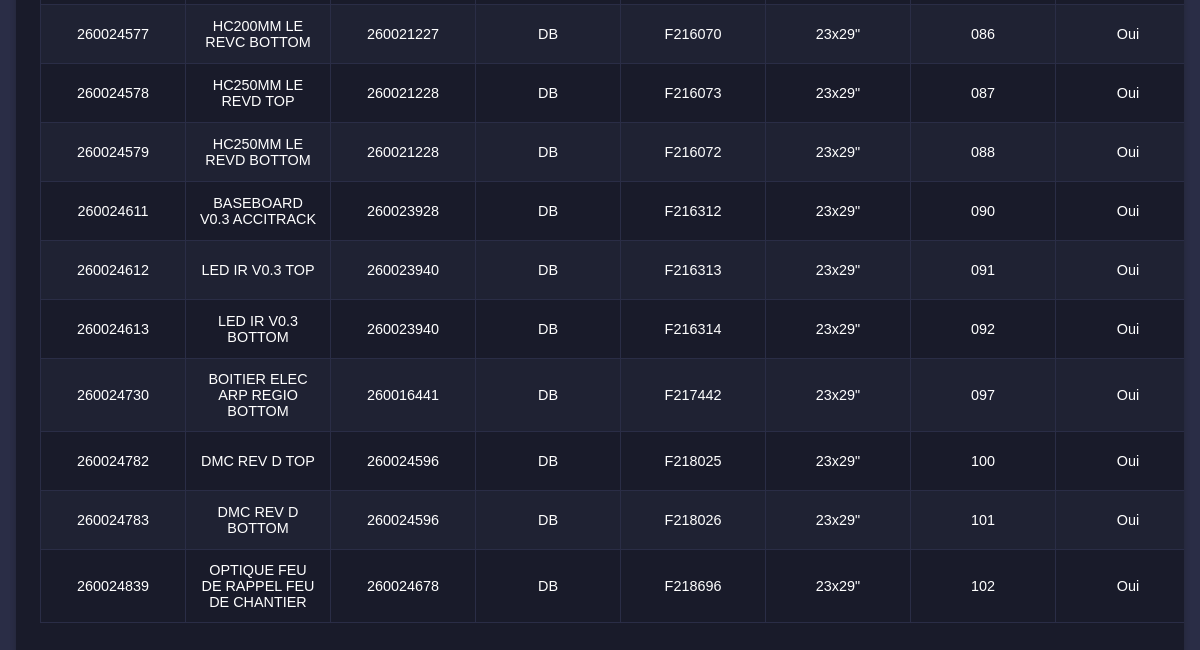
The page /ecran (signed in, lower part) on the database as committed earlier.
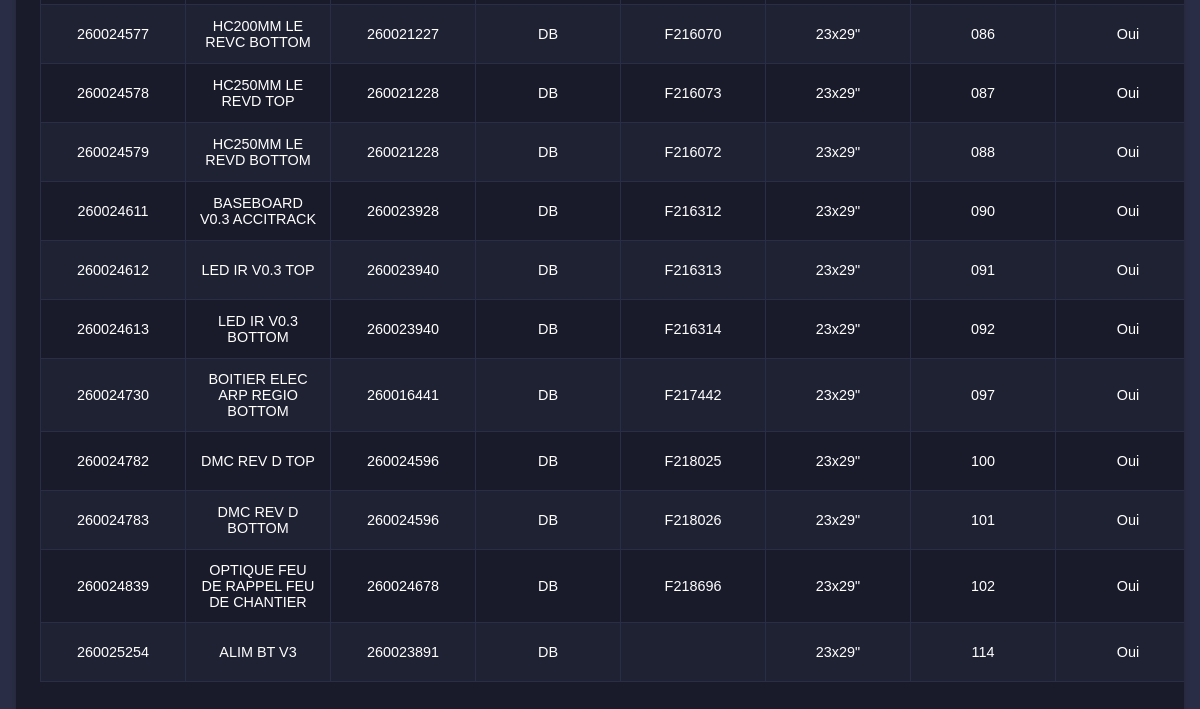
The same page on the database as committed later.
### tables this page shows
CREATE TABLE "serigraphie" (
	"ref_ecran"	INTEGER UNIQUE,
	"libelle"	TEXT NOT NULL,
	"pcb"	INTEGER,
	"fab"	TEXT NOT NULL,
	"n_fab"	TEXT,
	"type"	TEXT NOT NULL,
	"n"	TEXT NOT NULL UNIQUE,
	"sorti"	INTEGER DEFAULT 0,
	"lave"	INTEGER DEFAULT 1,
	PRIMARY KEY("ref_ecran")
);

### APP.py (the view)
@app.route('/ecran')
def ecran():
    if 'prenom' not in session:
        return redirect('/')
    conn = get_db_connection()
    cursor = conn.cursor()
    cursor.execute('SELECT ref_ecran, libelle, pcb, fab, n_fab, type, n, sorti, lave FROM serigraphie')
    ecrans = cursor.fetchall()
    conn.close()
    admin = session.get('admin', 0) == 1
    return render_template('ecran.html', ecrans=ecrans, admin=admin)

### APP.py (called while the page is built)
def get_db_connection():
    conn = sqlite3.connect(database)
    conn.row_factory = sqlite3.Row
    return conn

### Templates/ecran.html (shortened to what this page needs)
<!DOCTYPE html>
<html lang="fr">
<head>
    <link rel="stylesheet" href="Styles/ecran.css">
</head>
<body>
    <div class="container">
        <table id="serigraphie-table">
            <tbody>
                {% for ecran in ecrans %}
                <tr>
                    <td>{{ ecran.ref_ecran }}</td>
                    <td>{{ ecran.libelle }}</td>
                    <td>{{ ecran.pcb }}</td>
                    <td>{{ ecran.fab }}</td>
                    <td>{{ ecran.n_fab }}</td>
                    <td>{{ ecran.type }}</td>
                    <td>{{ ecran.n }}</td>
                    <td>{{ 'Oui' if ecran.lave == 1 else 'Non' }}</td>
                </tr>
                {% endfor %}
            </tbody>
        </table>
    </div>
</body>
</html>

### Styles/ecran.css (style rules this page uses)
body { font-family: 'Lucida Sans', 'Lucida Sans Regular', 'Lucida Grande', 'Lucida Sans Unicode', Geneva, Verdana, sans-serif; background-color: #2A2D46; display: flex; justify-content: center; align-items: flex-start; margin: 0; padding: 1rem; box-sizing: border-box; }
.container { background-color: #191B2A; padding: 1.5rem; border-radius: 8px; box-shadow: 0 4px 6px rgba(0, 0, 0, 0.2); width: 100%; max-width: 100%; overflow-x: auto; box-sizing: border-box; }
table { width: 100%; border-collapse: collapse; margin-bottom: 1rem; text-align: left; }

Rows that differ between the two databases and show on the page:
added serigraphie: ref_ecran "260025254", libelle "ALIM BT V3", pcb "260023891", fab "DB", type "23x29\"", n "114", lave "Oui"
